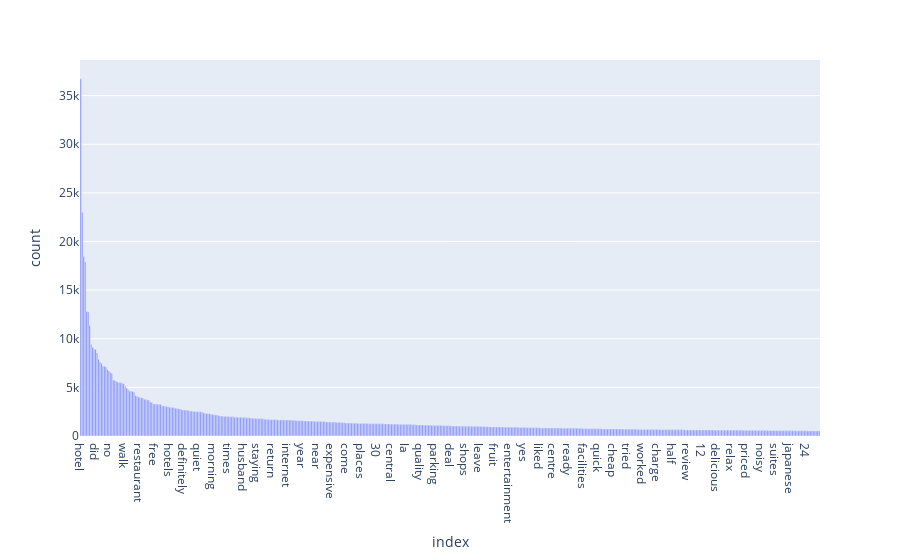

Notebook source saved alongside this figure:
### Code cell
# Cantidad de tokens para promotores
most_importants = get_top_n_words(df[df.Cluster == 1].Review, n=500)
promotores = set(most_importants.index[:100])
print(most_importants.head(10))
px.bar(most_importants, x=most_importants.index, y='count')

### Figure 1 — Plotly figure (JSON) as saved in the notebook; plotly's stock layout.template omitted (floating-point values rounded to 4 significant figures; data arrays with more than 128 entries replaced by an {"elided": "..."} marker saying what was removed)
{"data": [{"alignmentgroup": "True", "hovertemplate": "index=%{x}<br>count=%{y}<extra></extra>", "legendgroup": "", "marker": {"color": "#636efa", "pattern": {"shape": ""}}, "name": "", "offsetgroup": "", "orientation": "v", "showlegend": false, "textposition": "auto", "type": "bar", "x": {"elided": "500 str values"}, "xaxis": "x", "y": {"elided": "500 int values"}, "yaxis": "y"}], "layout": {"barmode": "relative", "legend": {"tracegroupgap": 0}, "margin": {"t": 60}, "xaxis": {"anchor": "y", "domain": [0, 1], "title": {"text": "index"}}, "yaxis": {"anchor": "x", "domain": [0, 1], "title": {"text": "count"}}}}
